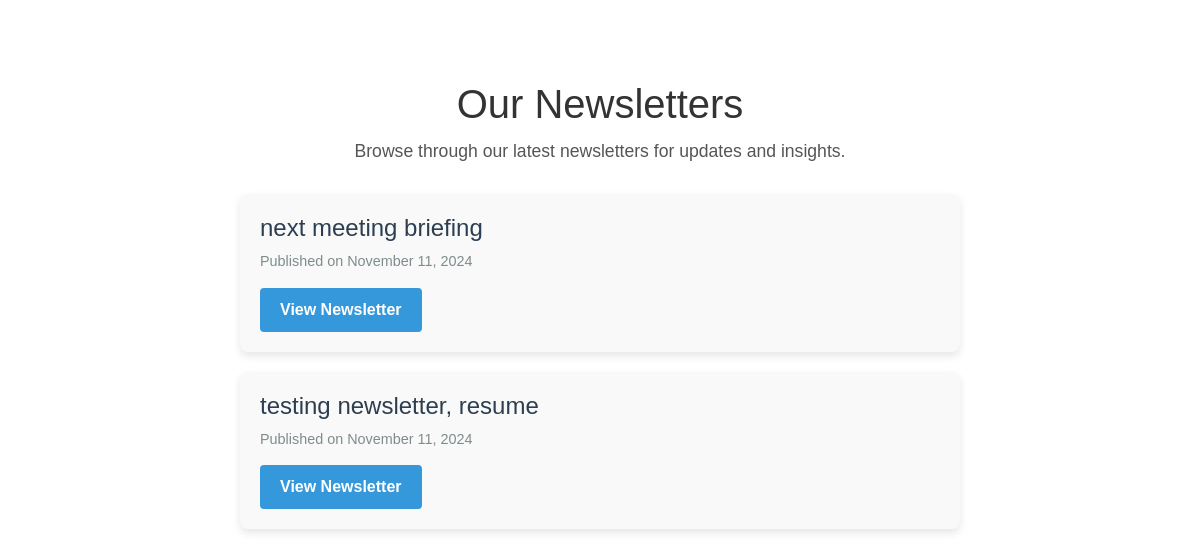
Screenshot of /newsletters/ with the database file from the repository.
### dbusers/models.py (models this page shows, shortened)
class Newsletter(models.Model):
    title = models.CharField(max_length=255)
    pdf_file = models.FileField(upload_to='newsletters/', help_text='Upload the PDF file of the newsletter.')
    date_uploaded = models.DateTimeField(auto_now_add=True)

### dbusers/views.py (the view)
# urls.py: path('newsletters/', views.newsletter_list, name='newsletter_list'),
def newsletter_list(request):
    newsletters = Newsletter.objects.all()
    return render(request, 'dbusers/newsletters/newsletter_list.html', {'newsletters': newsletters})

### dbusers/templates/dbusers/newsletters/newsletter_list.html (shortened to what this page needs)
{% extends "dbusers/base.html" %}
{% block content %}
    <div style="padding: 40px; max-width: 800px; margin: 0 auto; text-align: center; font-family: Arial, sans-serif;">
        <h1 style="font-size: 2.5em; color: #333; margin-bottom: 10px;">Our Newsletters</h1>
        <p style="color: #555; font-size: 1.1em; margin-bottom: 30px;">
            Browse through our latest newsletters for updates and insights.
        </p>
        <div style="display: flex; flex-direction: column; gap: 20px;">
            {% for newsletter in newsletters %}
                <div style="background-color: #f9f9f9; border-radius: 8px; padding: 20px; box-shadow: 0 4px 8px rgba(0, 0, 0, 0.1); text-align: left;">
                    <h2 style="font-size: 1.5em; color: #2c3e50;">{{ newsletter.title }}</h2>
                    <p style="color: #7f8c8d; font-size: 0.9em; margin-bottom: 15px;">
                        Published on {{ newsletter.date_uploaded|date:"F j, Y" }}
                    </p>
                    <a href="{{ newsletter.pdf_file.url }}" target="_blank" style="display: inline-block; padding: 10px 20px; background-color: #3498db; color: white; border-radius: 4px; text-decoration: none; font-weight: bold;">
                        View Newsletter
                    </a>
                </div>
            {% empty %}
                <p style="color: #c0392b;">No newsletters available at the moment. Please check back later!</p>
            {% endfor %}
        </div>
    </div>
{% endblock %}

### dbusers/static/users/css/main.css (style rules this page uses)
a { color: inherit; text-decoration: none; }

### rows the page displays
Newsletter: title "next meeting briefing", date_uploaded "November 11, 2024"
Newsletter: title "testing newsletter, resume", date_uploaded "November 11, 2024"
